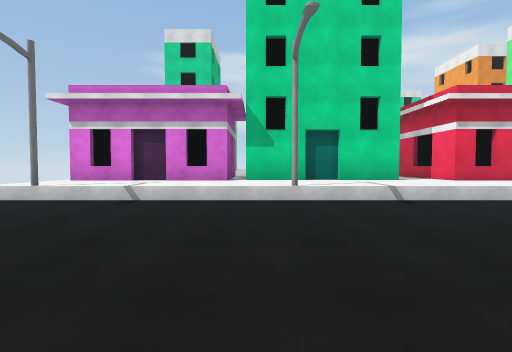
view 1 (above)

24 first-person views from a walk through a scene from a Unity 3-D project. The camera is 1.3 m above the floor, tilts 2° down and sees 85° across. The floor is counted in squares, 2 m on a side. Each view is taken from the middle of a square. On the plan, view 1 faces up. The plan holds only what a view shows up to about 9 squares ahead; the rest is blank. The place goes on beyond the plan. The player is left out.

view 2
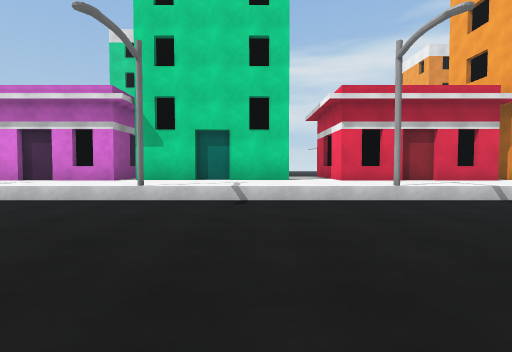

view 3
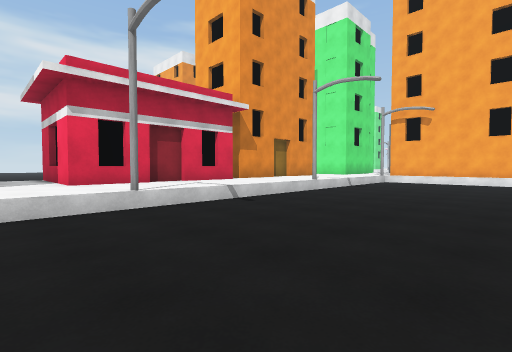

view 4
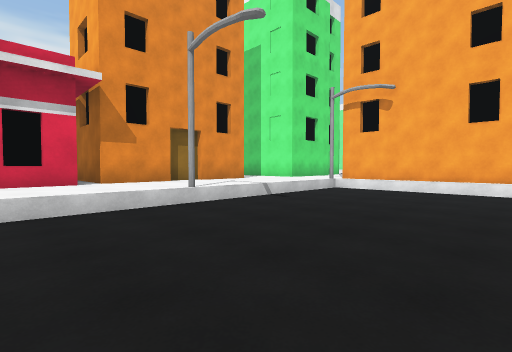

view 5
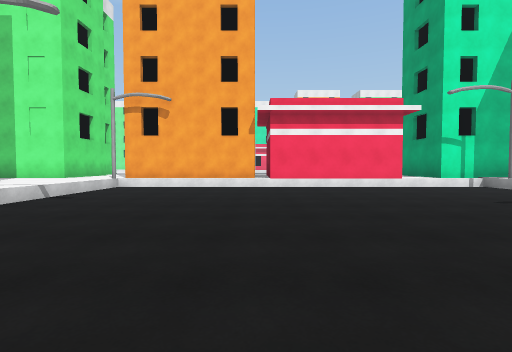

view 6
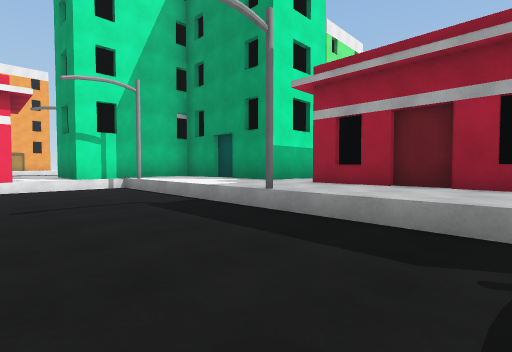

view 7
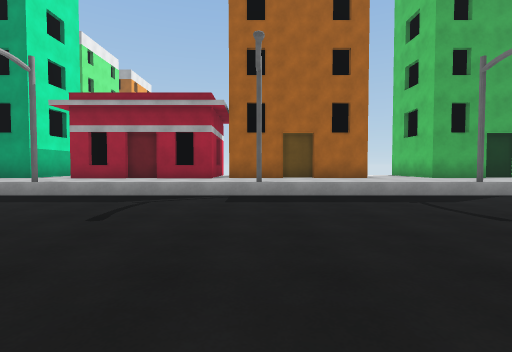

view 8
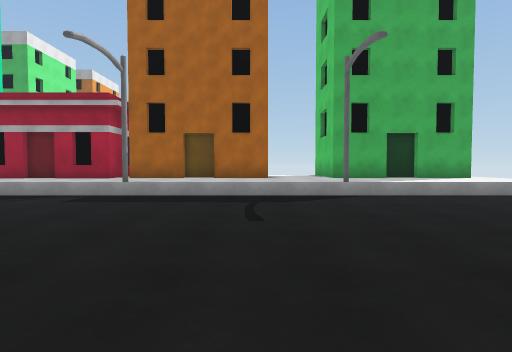

view 9
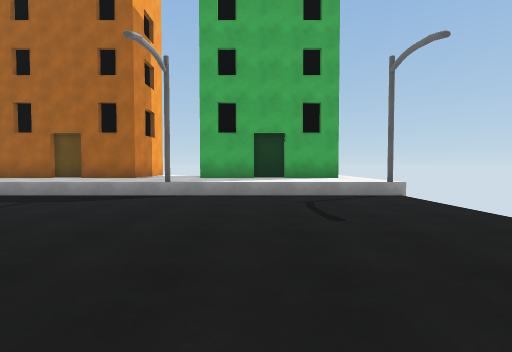

view 10
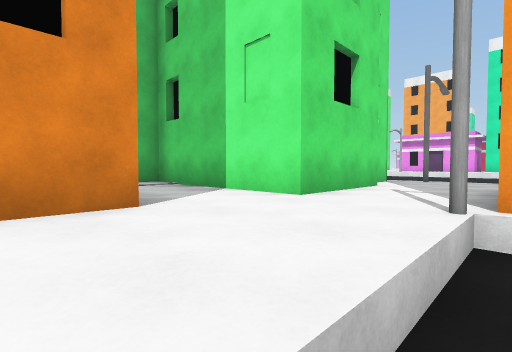

view 11
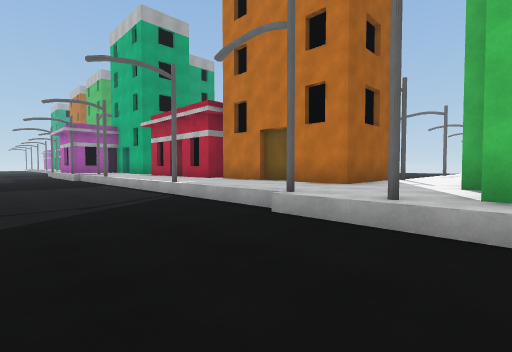

view 12
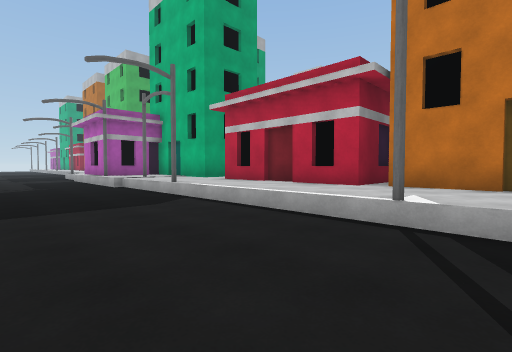

view 13
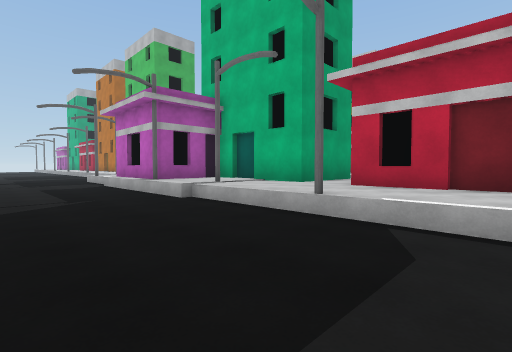

view 14
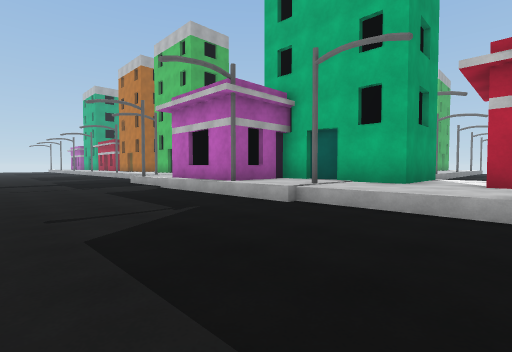

view 15
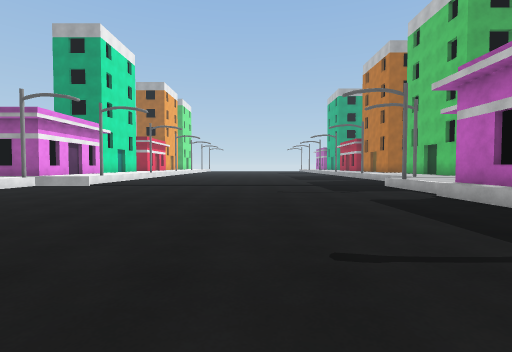

view 16
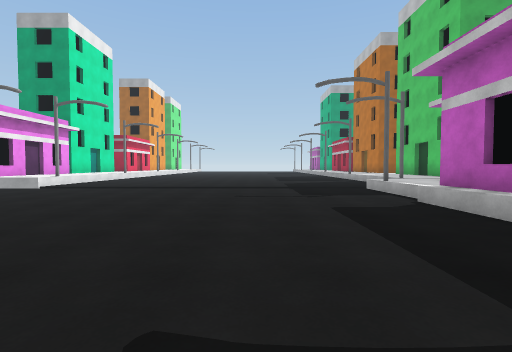

view 17
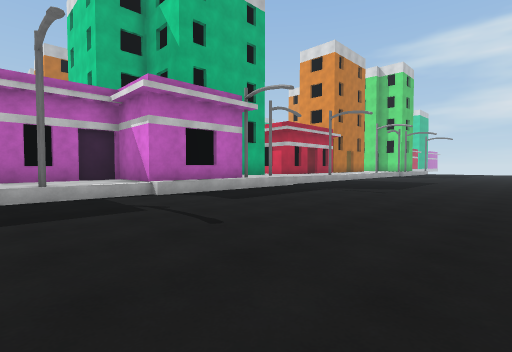

view 18
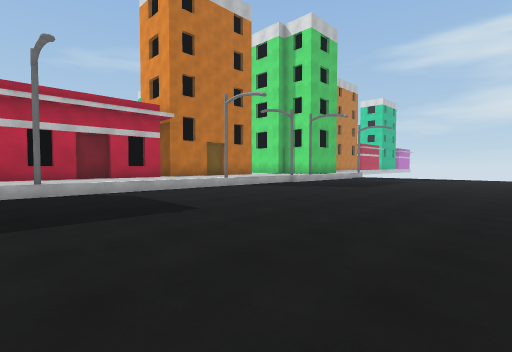

view 19
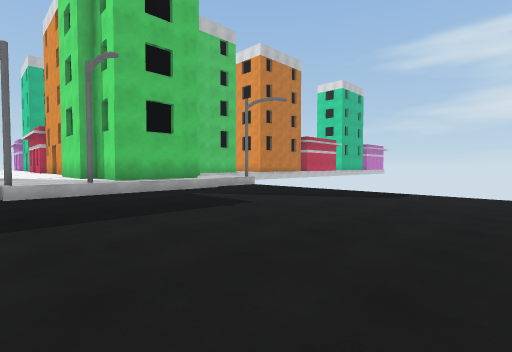

view 20
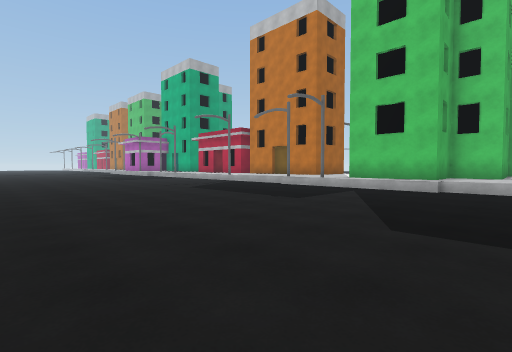

view 21
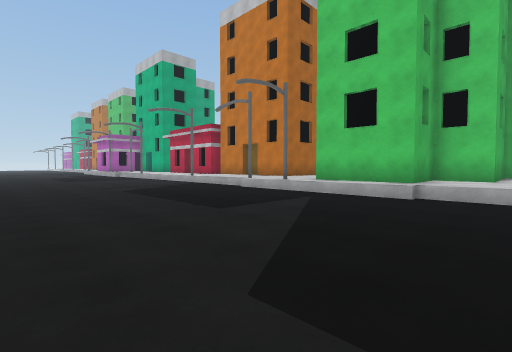

view 22
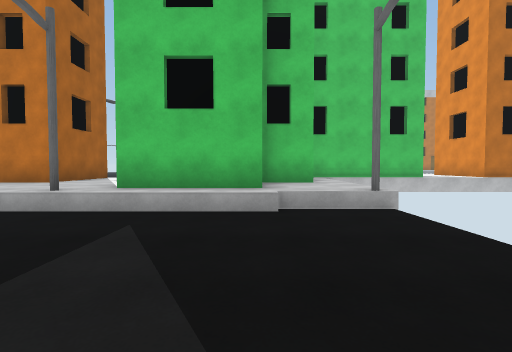

view 23
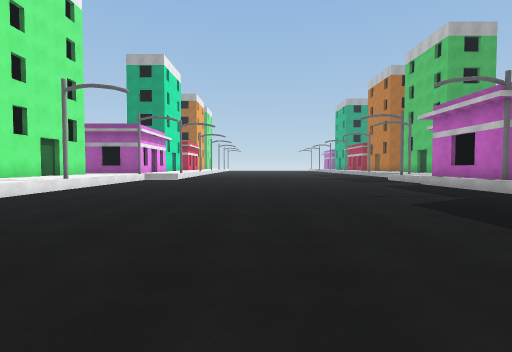

view 24
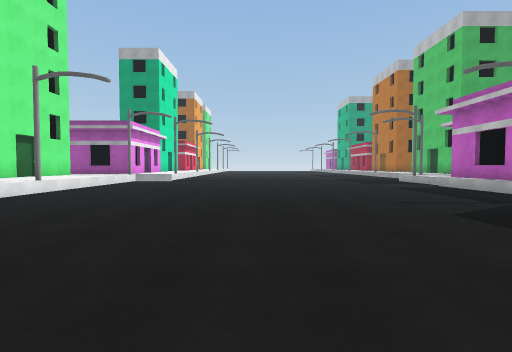

### Floor plan
Key: @ floor where view 1 was taken; # wall or solid block; x gap in a wall; . main floor; : floor 0.5 m higher than the main floor; / step, stairs or slope; = window, fence, low wall or low ledge; ^ raised ledge.
Columns run from 5 left of view 1 to 35 right of it. Each row starts with its distance up from view 1.
 13                      #
 12                      #::::.........
 11           =          ###::.........
 10           :#   #    :#####/........
  9           :#   #    :# ###/........
  8 ##########:#########:#####/........
  7 ::::::::::::::::::::::::::#........
  6 ::::::::::::::::::::::::::/........
  5 .#....#....#....#....###::#........
  4  ....................###::.........
  3   ...................###::.........
  2    ..................###::#.......
  1     .................###::........
  0    . @ .. .  ........###::........
 -1   ... ......  .......###::........
 -2  ............  ......###::........
 -3 .....................###::#........
 -4 ...................../::::..........
 -5 .....................###::...........
 -6 #////#////#////#////####:#/...........
 -7 :////:////:////://// # #::/...........^
 -8 ####################   #::x...........^^
 -9                        ####...........^^^
-10                          ##...........^^#
-11                        ####...........^^#
-12                        #::...........
-13                        #::#...........
-14                         ::...........#^
-15                                     ^^

Where each view was taken, in squares from view 1:
view 1: 0 up, 0 right, facing up
view 2: 0 up, 3 right, facing up
view 3: 1 up, 4 right, facing up-right
view 4: 1 up, 8 right, facing up-right
view 5: 1 up, 7 right, facing right
view 6: 3 down, 7 right, facing down-right
view 7: 0 up, 5 right, facing down
view 8: 0 up, 2 right, facing down
view 9: 0 up, 2 left, facing down
view 10: 5 up, 13 right, facing up-right
view 11: 8 up, 24 right, facing down-left
view 12: 3 up, 24 right, facing down-left
view 13: 1 down, 24 right, facing down-left
view 14: 3 down, 25 right, facing down-left
view 15: 5 down, 25 right, facing down
view 16: 6 down, 24 right, facing down
view 17: 14 down, 27 right, facing up-left
view 18: 4 down, 28 right, facing up-left
view 19: 5 up, 28 right, facing up-left
view 20: 12 up, 29 right, facing down-left
view 21: 12 up, 27 right, facing down-left
view 22: 10 up, 25 right, facing left
view 23: 1 down, 27 right, facing down
view 24: 2 down, 27 right, facing down
